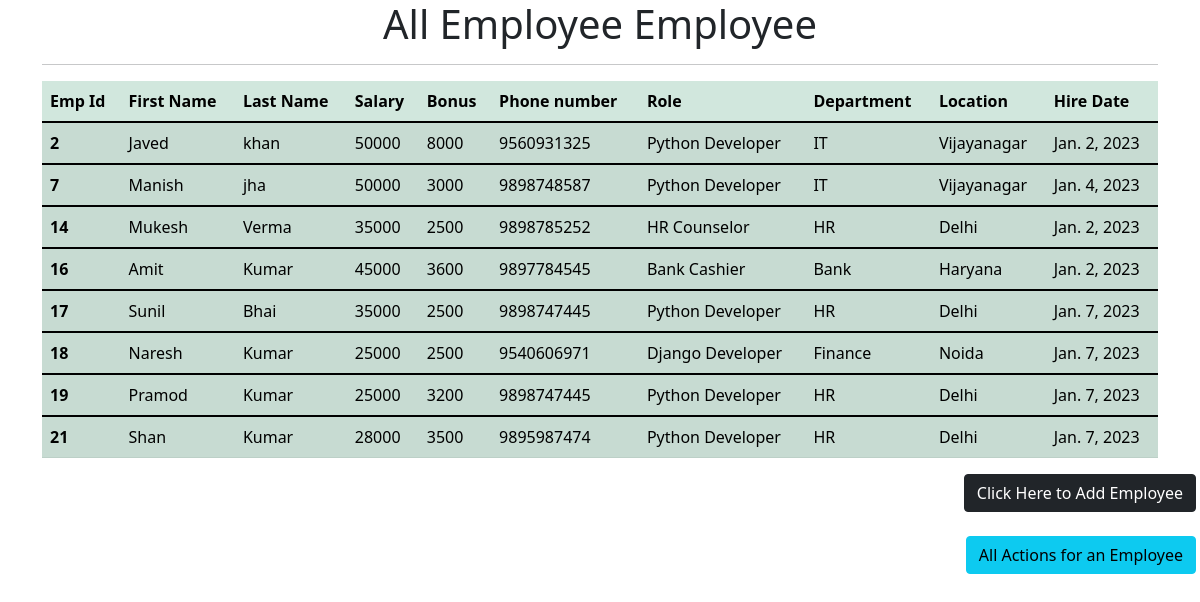
The page /all_emp on the database as committed earlier.
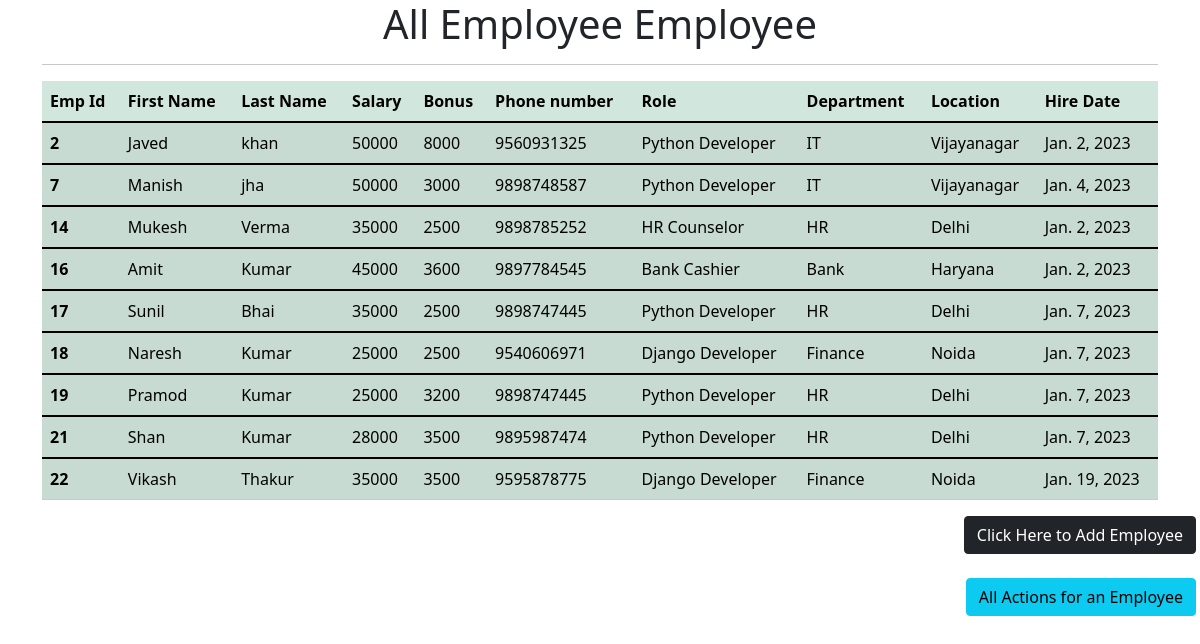
The same page on the database as committed later.
### employee_app/models.py (models this page shows, shortened)
class Employee(models.Model):
    first_name = models.CharField(max_length=100,null=False)
    last_name = models.CharField(max_length=100)
    dept = models.ForeignKey(Department,on_delete=models.CASCADE)
    salary = models.IntegerField(default=0)
    bonus = models.IntegerField(default=0)
    role = models.ForeignKey(Role,on_delete=models.CASCADE)
    phone = models.IntegerField(default=0)
    hire_date = models.DateField()

class Role(models.Model):
    name = models.CharField(max_length=100,null=True)

class Department(models.Model):
    name = models.CharField(max_length=100,null=False)
    location = models.CharField(max_length=100)

### employee_app/views.py (the view)
# urls.py: path('all_emp', views.all_emp, name='all_emp' ),
def all_emp(request):
    emps = Employee.objects.all()
    return render(request,'all_emp.html',{'emps':emps})

### templates/all_emp.html (shortened to what this page needs)
<!DOCTYPE html>
<html lang="en">
<head>
    <link href="https://cdn.jsdelivr.net/npm/bootstrap@5.1.3/dist/css/bootstrap.min.css" rel="stylesheet">
</head>
<body>
    <div class="container">
        <h1 class="text-center " >All Employee Employee</h1>
        <hr>
        <table class="table table-success table-striped">
            <thead>
              <tr>
                <th scope="col">Emp Id</th>
                <th scope="col">First Name</th>
                <th scope="col">Last Name</th>
                <th scope="col">Salary</th>
                <th scope="col">Bonus</th>
                <th scope="col">Phone number</th>
                <th scope="col">Role</th>
                <th scope="col">Department</th>
                <th scope="col">Location</th>
                <th scope="col">Hire Date</th>
              </tr>
            </thead>
            {% for emp in emps %}
            <tbody>
              <tr>
                <th scope="row">{{emp.id}}</th>
                <td>{{emp.first_name}}</td>
                <td>{{emp.last_name}}</td>
                <td>{{emp.salary}}</td>
                <td>{{emp.bonus}}</td>
                <td>{{emp.phone}}</td>
                <td>{{emp.role.name}}</td>
                <td>{{emp.dept.name}}</td>
                <td>{{emp.dept.location}}</td>
                <td>{{emp.hire_date}}</td>
              </tr>
            </tbody>
            {% endfor %}
          </table>
      </div>
      <div class="text-end px-1">
        <a class="btn btn-dark  " href="/add_emp" role="button">Click Here to Add Employee</a>
      </div>
        <br>
      <div class="text-end px-1">
        <a class="btn btn-info  " href="/" role="button"> All Actions for an Employee</a>
      </div>
</body>
</html>

Rows that differ between the two databases and show on the page:
added Employee: id "22", first_name "Vikash", last_name "Thakur", salary "35000", bonus "3500", phone "9595878775", role.name "Django Developer", dept.name "Finance", dept.location "Noida", hire_date "Jan. 19, 2023"
